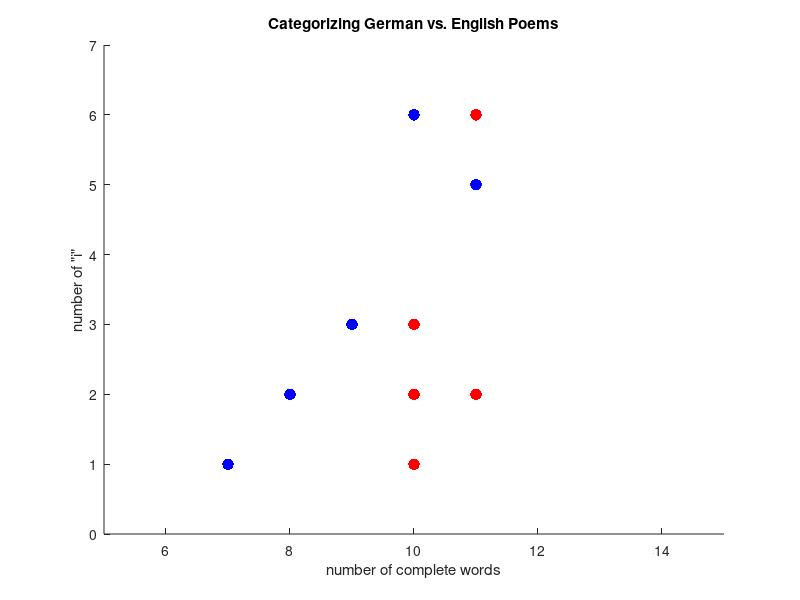

Write MATLAB code to recreate this figure. (Note: this script raises an error after producing the figure.)
global C; 
global n; 
global x;
global y; 
global c;

n      = 10;
poems  = {'I cannot live with you, It would be life, And life', ...
          'What happens to a dream deferred? Does it dry up',   ...
          'I wandered lonely as a cloud That floats on high',   ...
          'Oh whence do you come, my dear friend, to me, With', ...
          'Two roads diverged in a yellow wood, And sorry I',   ...
          'Wie rafft ich mich auf in der Nacht, in der Nacht',  ...
          'Im Wasser wogt die Lilie, die blanke, hin und her',  ...
          'Als er Siebzig war und war gebrechlich, drangte es', ...
          'An einem Sommermorgen da nimm den Wanderstab, es',   ...
          'Aktenstose nachts verschlingen, Schwatzen nach der Welt'};

% calculate features of poems
poem_sizes = zeros(n,1);
i_count    = zeros(n,1);
for i = 1:n
    poem_sizes(i) = size(cell2mat(strfind(poems(i),' ')),2) + 1;
    i_count(i)    = size(cell2mat(strfind(poems(i),'i')),2) + ...
                    size(cell2mat(strfind(poems(i),'I')),2);
end

x = poem_sizes;
y = i_count;
c = [-1, -1, -1, -1, -1,  1,  1, 1, 1, 1];

% plot data
hold on
plot(x(1:5), y(1:5),  '.r', 'Markersize', 25)
plot(x(6:10),y(6:10), '.b', 'Markersize', 25)
title('Categorizing German vs. English Poems');
ylabel('number of "i"');
xlabel('number of complete words');
xlim([5, 15]);
ylim([0, 7]);

z_0= [1; 0; 0];
C  = 1;

% perform operation of SVM
z=fminunc(@F,z_0);
w=[z(1); z(2)];
b=z(3);
xx(1)=20;
yy(1)=(-b-xx(1)*w(1))/w(2);
xx(2)=0;
yy(2)=(-b-xx(2)*w(1))/w(2);

% plot line on chart
plot(xx,yy,'-g','Linewidth',1);

% testing SVM by plotting new poem in magenta
% poem is obviously in German - should be on blue side of partition
new_poem = 'Hat der alte Hexenmeister sich doch einmal wegbege';
new_poem_x = size(cell2mat(strfind(poems(i),' ')),2) + 1;
new_poem_y = size(cell2mat(strfind(poems(i),'i')),2) + ...
             size(cell2mat(strfind(poems(i),'I')),2);
plot(new_poem_x,new_poem_y,'.m', 'Markersize', 25);

hold off;